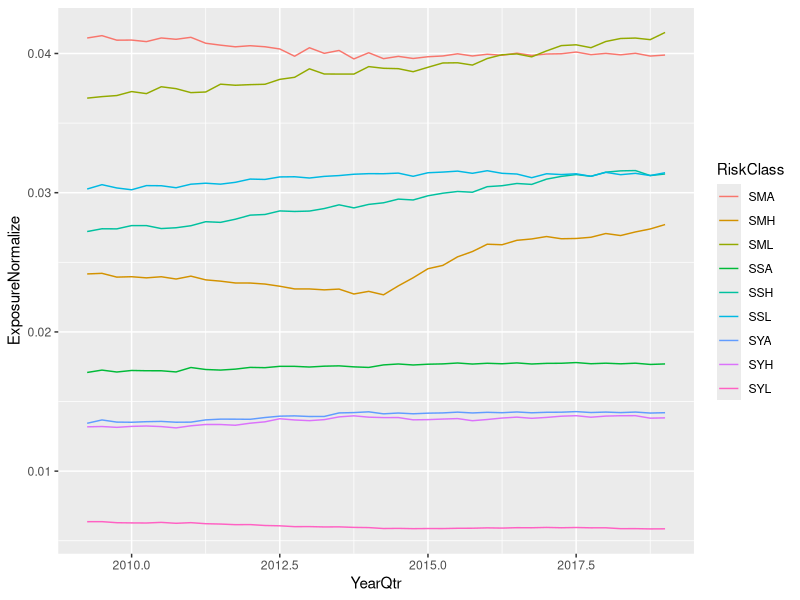
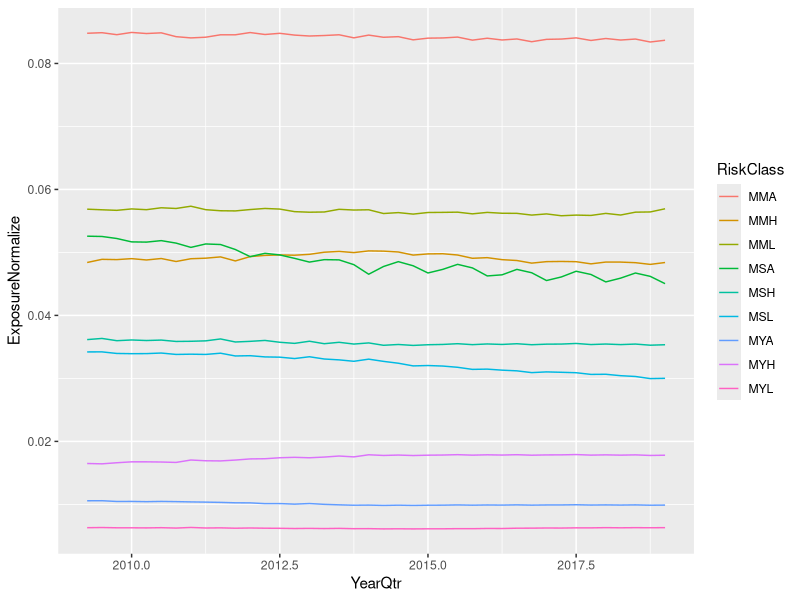
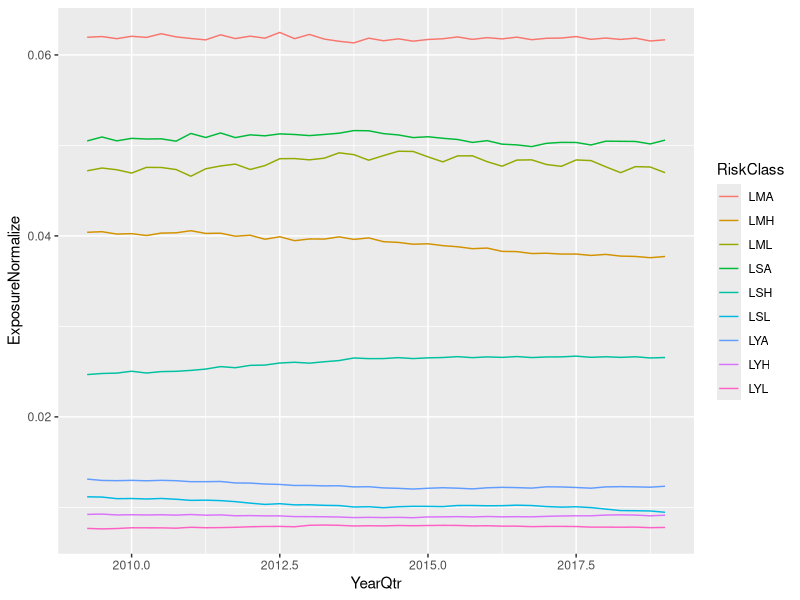
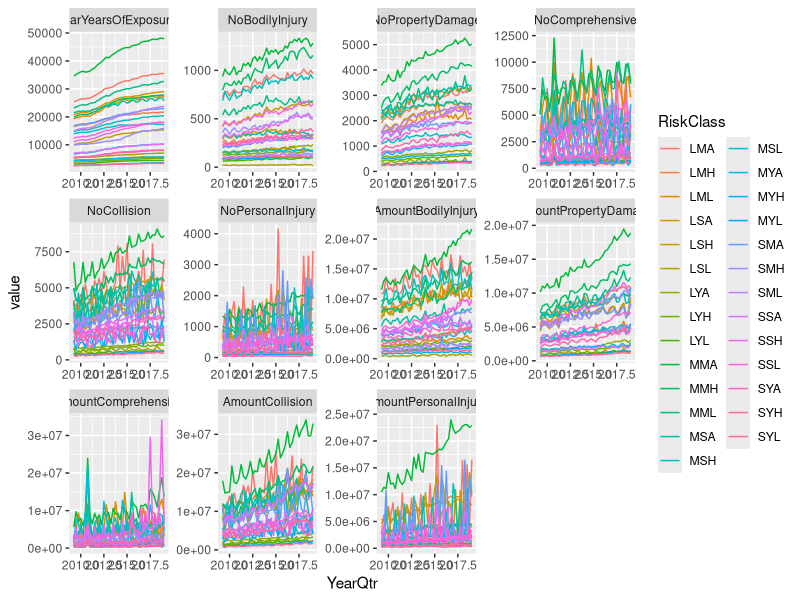
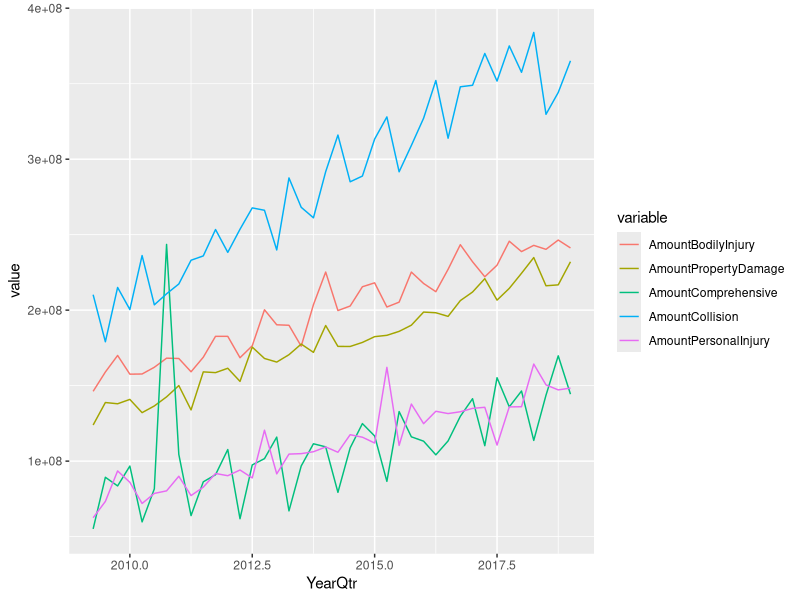
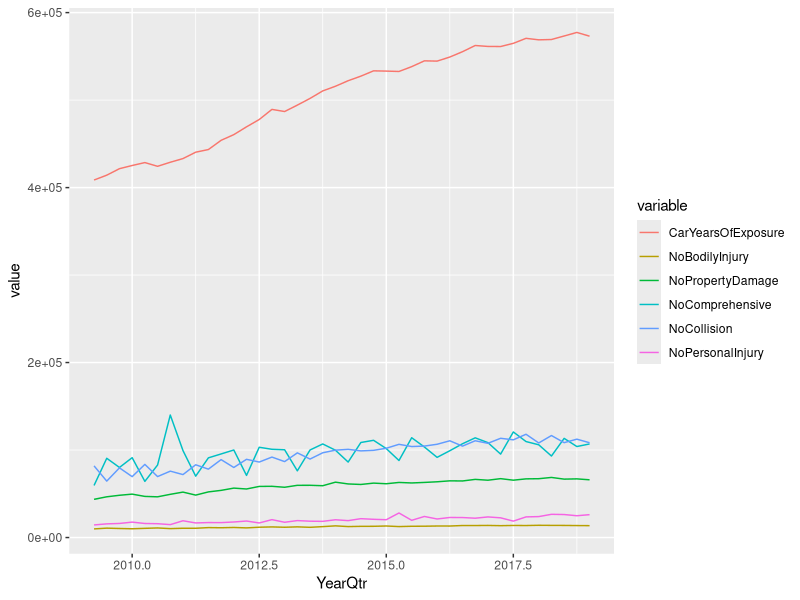
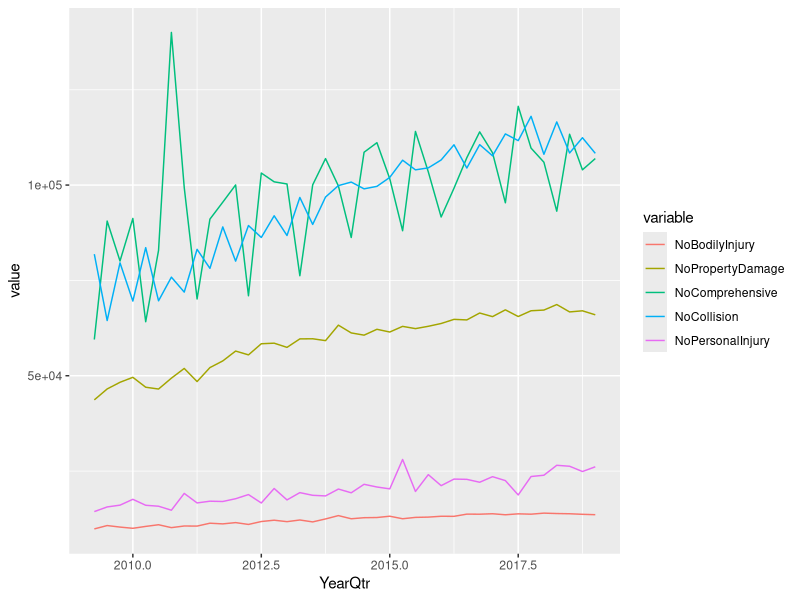
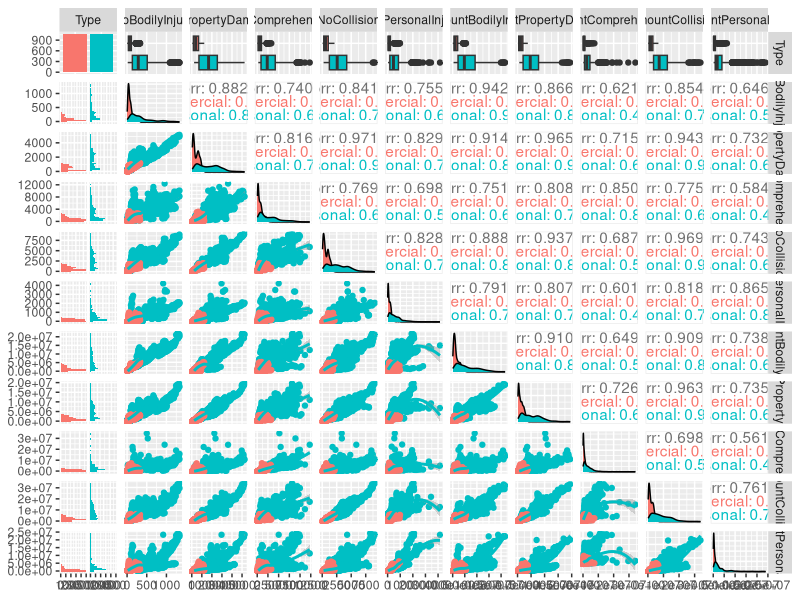

Write R code to recreate these figures, in order. (Note: this script raises an error after producing the figures.)
# load packages
require(tidyverse)
require(readxl)
require(GGally)
require(reshape2)
# set wd
setwd("ISEG/Actuarial Science Courses @ ISEG/case study/")

# read data, skip = Minimum number of rows to skip before reading anything, be it column names or data
autoclaims <- read_excel("2019-student-research-case-study-data.xlsx", skip = 9)
head(autoclaims)

dimension <- dim(autoclaims)
dimension

names(autoclaims)
# Change the names

# temporary names vector
tmp <- c("Year", "Qtr", "RiskClass", "Type", "CarYearsOfExposure", "NoBodilyInjury", "NoPropertyDamage",
         "NoComprehensive", "NoCollision", "NoPersonalInjury", "AmountBodilyInjury", "AmountPropertyDamage",
         "AmountComprehensive", "AmountCollision", "AmountPersonalInjury")

variables <- c("CarYearsOfExposure", "NoBodilyInjury", "NoPropertyDamage",
"NoComprehensive", "NoCollision", "NoPersonalInjury", "AmountBodilyInjury", "AmountPropertyDamage",
"AmountComprehensive", "AmountCollision", "AmountPersonalInjury")
names(autoclaims) <- tmp
head(autoclaims)

# add year + qtr
autoclaims$YearQtr <- autoclaims$Year + 2.5*autoclaims$Qtr/10 

# Total Exposure for each qtr
autoclaims$TotalExposure <- 0
# let's just do a brute force for loop
for( i in levels(factor(autoclaims$Year))){
  for(j in levels(factor(autoclaims$Qtr))){
    
    autoclaims$TotalExposure[autoclaims$Year == i & autoclaims$Qtr == j] <- sum(autoclaims$CarYearsOfExposure[autoclaims$Year == i & autoclaims$Qtr == j] )
    
  }
}
# then we normalize
autoclaims$ExposureNormalize <- autoclaims$CarYearsOfExposure/autoclaims$TotalExposure

View(autoclaims[autoclaims$RiskClass == "SML" & autoclaims$Type == "Personal",])


# lets make three plots for each vehicle size 

ggplot(data = autoclaims[grepl("^S", x = autoclaims$RiskClass) & autoclaims$Type  == "Personal", , drop = F]) + geom_line(aes( x = YearQtr, y = ExposureNormalize , color = RiskClass))

ggplot(data = autoclaims[grepl("^M", x = autoclaims$RiskClass) & autoclaims$Type  == "Personal", , drop = F]) + geom_line(aes( x = YearQtr, y = ExposureNormalize , color = RiskClass))

ggplot(data = autoclaims[grepl("^L", x = autoclaims$RiskClass) & autoclaims$Type  == "Personal", , drop = F]) + geom_line(aes( x = YearQtr, y = ExposureNormalize , color = RiskClass))

# Amount comprehensive

# Super spike
melt.autoclaims <- melt(autoclaims, id = c("Year", "Qtr", "YearQtr", "Type", "RiskClass"))
ggplot(data = melt.autoclaims[ melt.autoclaims$Type  == "Personal" & !(melt.autoclaims$variable %in% c("TotalExposure", "ExposureNormalize"))
                               ,  , drop = F]) + geom_line(aes( x = YearQtr, y = value , color = RiskClass))+ facet_wrap( ~ variable, scales = "free")


# But if we aggregate The Risk classes
autoclaims.Qtrly <- aggregate(. ~ Year + Qtr+ YearQtr, autoclaims[, !(names(autoclaims) %in% c("Type", "RiskClass") )], FUN = sum)

melt.autoclaims.Qtrly <- melt(autoclaims.Qtrly, id = c("Year", "Qtr", "YearQtr"))
ggplot(data = melt.autoclaims.Qtrly[ !(melt.autoclaims.Qtrly$variable %in% c("TotalExposure", "ExposureNormalize", "NoPropertyDamage",
                                                                             "NoComprehensive", "NoCollision", "NoBodilyInjury", "NoPersonalInjury", "CarYearsOfExposure")), ]) + geom_line(aes( x = YearQtr, y = value, color = variable )) 

ggplot(data = melt.autoclaims.Qtrly[ !(melt.autoclaims.Qtrly$variable %in% c("TotalExposure", "ExposureNormalize", "AmountPropertyDamage",
                                                                             "AmountComprehensive", "AmountCollision", "AmountBodilyInjury", "AmountPersonalInjury")), ]) + geom_line(aes( x = YearQtr, y = value, color = variable )) 


ggplot(data = melt.autoclaims.Qtrly[ !(melt.autoclaims.Qtrly$variable %in% c("TotalExposure", "ExposureNormalize", "AmountPropertyDamage",
                                                                             "AmountComprehensive", "AmountCollision", "AmountBodilyInjury", "AmountPersonalInjury", "CarYearsOfExposure")), ]) + geom_line(aes( x = YearQtr, y = value, color = variable )) 




#  ----
names(autoclaims)
# function for lower part of ggpairs data
lowerFn <- function(data, mapping, method , ...) {
  p <- ggplot(data = data, mapping = mapping) +
    geom_point() +
    geom_smooth(method = method, ...)
  p
}



ggpairs(autoclaims[, c(4,6:dimension[2])],lower = list(continuous = wrap(lowerFn, method = "loess")), 
        mapping = ggplot2::aes(colour = Type))

melt.auto<- melt(data = autoclaims, id= c("YearQtr","Year", "Qtr", "RiskClass", "Type"))



p.box <- ggplot(data = melt.auto) + geom_boxplot(aes(color = Type, y = value)) + facet_wrap( ~ variable, scales = "free")
p.box

p.box <- ggplot(data = melt.auto) + geom_boxplot(aes(color = RiskClass, y = value)) + facet_wrap( ~ variable, scales = "free")
p.box


p.point <- ggplot(data = melt.auto) + geom_line(aes( x = YearQtr, y = value, color = RiskClass)) + facet_wrap( ~ variable, scales = "free")
p.point

# making plots for personal only, commercial only and both after the other colums have been summmed For
# example for each type there is a corresponding risk class, In order to plot the whole data set withour type column
# we need to sum the risk class for personal and commerical
autoclaims.personal <- autoclaims[autoclaims$Type == "Personal",]
autoclaims.commercial <- autoclaims[autoclaims$Type == "Commercial",]
melt.auto.personal <- melt(data = autoclaims.personal, id= c("YearQtr","Year", "Qtr", "RiskClass", "Type"))
melt.auto.commercial <- melt(data = autoclaims.commercial, id= c("YearQtr","Year", "Qtr", "RiskClass", "Type"))

# make data frame with no type, but maintaining the uniqueness of year, qtr, yearqtr and Risk classs
autoclaims.agg.type <- aggregate(. ~ RiskClass + Year + YearQtr + Qtr, 
                                 data = autoclaims[, !(names(autoclaims) %in% c("Type"))], FUN = sum)

melt.auto.agg.type <- melt(data = autoclaims.agg.type, id= c("YearQtr","Year", "Qtr", "RiskClass"))

# plott

ggplot(data = melt.auto.personal) + geom_line(aes( x = YearQtr, y = value, color = RiskClass)) + facet_wrap( ~ variable, scales = "free")

ggplot(data = melt.auto.commercial) + geom_line(aes( x = YearQtr, y = value, color = RiskClass)) + facet_wrap( ~ variable, scales = "free")

ggplot(data = melt.auto.agg.type) + geom_line(aes( x = YearQtr, y = value, color = RiskClass)) + facet_wrap( ~ variable, scales = "free")


# hello worl


# Only plot one variable
# Remember agg.type is the aggregated personal and commercial
View(autoclaims.agg.type)

ggplot(data = autoclaims.agg.type) + geom_line(aes(x = YearQtr, y = NoBodilyInjury , color = RiskClass))
ggplot(data = autoclaims.agg.type) + geom_line(aes(x = YearQtr, y = CarYearsOfExposure , color = RiskClass))
  


# histogram
ggplot(data = autoclaims) + geom_histogram(aes(NoBodilyInjury))

sum(NoBodilyInjury == 1)

### ---- Some nice Proportion plots


#-----
ggplot(data = autoclaims[autoclaims$Type == "Personal", , drop = F]) + geom_histogram(aes(NoBodilyInjury), bins = 30)


ggplot(data = autoclaims[autoclaims$Type == "Personal" & autoclaims$RiskClass == "SML", , drop = F]) + geom_histogram(aes(NoBodilyInjury), bins = 30)
